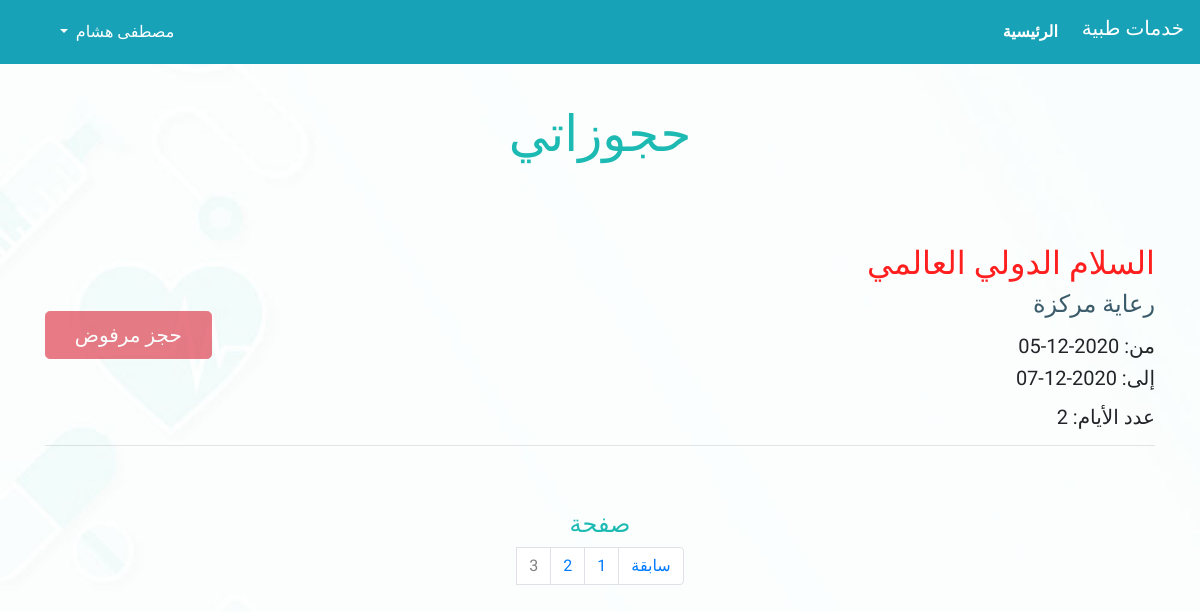
Page /accounts/user_orders/14 (signed in) on the committed database.
### services/models.py (models this page shows, shortened)
class CustomUser(AbstractBaseUser):
    name             = models.CharField(max_length=50, unique=True, error_messages={'unique': 'اسم مكرر'}, validators=[MinLengthValidator(5, message='يجب أن يكون الاسم مُكون من خمسة أحرف على الأقل'), alphaField])
    address_gov      = models.CharField(max_length=20, choices=Governorates)
    address_street   = models.CharField(max_length = 150, validators=[MinLengthValidator(5, message='يجب أن يكون العنوان مُكون من خمسة أحرف على الأقل')])
    email            = models.CharField(verbose_name='email address', unique=True, error_messages={'unique': 'بريد إليكتروني مكرر'}, max_length=254, validators=[emailField])
    username         = models.CharField(max_length=20, unique=True, error_messages={'unique': 'اسم مستخدم مكرر'}, validators=[MinLengthValidator(6, message='يجب أن يكون اسم المستحدم مُكون من ستة أحرف على الأقل'), usernameField])
    is_center        = models.BooleanField(default=False)
    is_admin         = models.BooleanField(default=False)
    is_staff         = models.BooleanField(default=False)
    is_active        = models.BooleanField(default=True)
    is_superuser     = models.BooleanField(default=False)
    date_joined      = models.DateTimeField(default=timezone.now)
    services         = models.ManyToManyField(service, blank=True)
    USERNAME_FIELD = 'username'
    REQUIRED_FIELDS = ['email']
    objects = CustomUserManager()
    def user_is_center(self):
        return self.is_center

class reservation(models.Model):
    center          = models.ForeignKey(CustomUser, on_delete = models.CASCADE, related_name = 'center')
    user            = models.ForeignKey(CustomUser, on_delete = models.CASCADE, related_name = 'client')
    userPhones      = models.CharField(max_length=15, validators=[MinLengthValidator(9, message='ادخل رقم هاتف مكون من تسعة أرقام على الأقل'), numerical_field])
    service         = models.CharField(max_length=20)
    checkIn         = models.DateField()
    checkOut        = models.DateField()
    is_confirmed    = models.BooleanField(default=False)
    is_served       = models.BooleanField(default=False)
    is_declined     = models.BooleanField(default=False)
    def numberOfDays(self):
        return (self.checkOut - self.checkIn).days

### accounts/views.py (the view)
# urls.py: path('user_orders/<int:page_number>', views.user_orders, name = 'user_orders'),
def user_orders(request, page_number):
    if  not request.user.is_authenticated or request.user.user_is_center():
        context = {
        'gov_list' : Governorates,
        'serv_list': services_list,
        }
        return render(request, 'main.html', context)
    person                = request.user
    user_reservations     = reservation.objects.filter(user = person)
    user_reservations     = reservation.objects.filter(user = person).order_by('-checkOut')
    paginator             = Paginator(user_reservations, 5)
    page                  = page_number
    try:
        reservations = paginator.page(page)
    except PageNotAnInteger:
        reservations = paginator.page(1)
    except EmptyPage:
        reservations = paginator.page(paginator.num_pages)
    context = {
        'title'         : 'حجوزاتي',
        'reservations'  : reservations,
    }
    return render(request, 'accounts/my_orders.html', context)

### accounts/templates/accounts/my_orders.html (shortened to what this page needs)
{% extends 'main.html' %}
{% block content %}
<br /><br />
<h2 align = "center" id="title">حجوزاتي</h2><br /><br /><br />
<div class="container">
{% for order in reservations %}
{% if not order.is_served and not order.is_confirmed and not order.is_declined and not order.reservationNotAnswered %}
<form name = "view_order" action="{% url 'accounts:review_order' %}" method = "POST">
        {% csrf_token %}
        <input name="order_id" type="hidden" value="{{ order.id }}"/>
        <input name="service" type="hidden" value="{{ order.service }}"/>
        <button type="submit" class="btn btn-info btn-lg fa-pull-left" id="viewbtn">تعديل الحجز</button>
</form>
{% elif order.is_declined %}
<button type="submit" class="btn btn-danger btn-lg fa-pull-left" id="viewbtn" disabled = "disabled">حجز مرفوض</button>
{% elif order.is_served %}
<button type="submit" class="btn btn-info btn-lg fa-pull-left" id="viewbtn" disabled = "disabled">حجز مُنجز</button>
{% elif order.reservationNotAnswered %}
<button type="submit" class="btn btn-warning btn-lg fa-pull-left" id="viewbtn" disabled = "disabled">حجز فائت</button>
{% elif order.is_confirmed and not order.is_served %}
<button type="submit" class="btn btn-success btn-lg fa-pull-left" id="viewbtn" disabled = "disabled">حجز جاري</button>
{% endif %}
<h2 id="user-name" style="color: rgb(331, 31, 31);">{{ order.center.name }}</h2>
<h4 id="user-phone" style="color : rgb(60, 92, 107); margin-bottom: 15px;">{{ order.service }}</h4>
<h5 id="checkIn">من: {{ order.checkIn|date:'Y-m-d' }}</h5>
<h5 id="checkOut" style="margin-bottom: 15px;">إلى: {{ order.checkOut|date:'Y-m-d' }}</h5>
<h5 id="checkOut">عدد الأيام: {{ order.numberOfDays}}</h5>
<hr>
{% endfor %}
</div>
<br/><br/>
  <div class="container" style="text-align :center; color :  #1cbab2;"><h4>صفحة</h4></div>
  <nav aria-label="Page navigation example">
  <ul class="pagination justify-content-center">
    {% if reservations.has_previous %}
    <li class="page-item">
      <a class="page-link" href="{% url 'accounts:user_orders' reservations.previous_page_number %}?service_name={{ service }}" tabindex="-1">سابقة</a>
    </li>
    {% else %}
    <li class="page-item disabled"></li>
    {% endif %}
    {% for i in reservations.paginator.page_range %}
    {% if reservations.number == i %}
    <li class="page-item page-link disabled" style="color : grey;">{{ i }}</li>
    {% else %}
    <li class="page-item"><a class="page-link" href="{% url 'accounts:user_orders' i %}?service_name={{ service }}">{{ i }}</a></li>
    {% endif %}
    {% endfor %}
  </ul>
</nav>
{% endblock %}

### templates/navbar.html (shortened to what this page needs)
<nav class="navbar fixed-top navbar-expand-lg navbar-light bg-info">
  <h3 class="navbar-brand " style="color:White;" >خدمات طبية</h3>
  <div class="collapse navbar-collapse" id="navbarSupportedContent">
    <ul class="navbar-nav mr-auto">
      <li class="nav-item active">
        <strong><a class="nav-link" style="color:White;" href="{% url 'index' %}">الرئيسية<span class="sr-only">(current)</span></a></strong>
      </li>
    </ul>
    {% if not user.is_authenticated %}
    <div class="nav-item dropdown">
      <a class="nav-link dropdown-toggle" href="#" id="navbarDropdown" role="button" data-toggle="dropdown" aria-haspopup="true" aria-expanded="false" style="float:right;color:white">
          دخول
        </a>
        <div class="dropdown-menu" aria-labelledby="navbarDropdown">
          <a class="dropdown-item" href="{% url 'login' %}">دخول</a>
          <div class="dropdown-divider"></div>
          <a class="dropdown-item" href="{% url 'register_user' %}">مستخدم جديد</a>
          <a class="dropdown-item" href="{% url 'register_center' %}">منشأة طبية جديدة</a>
        </div>
    </div>
    {% else %}
        <div class="nav-item dropdown">
      <a class="nav-link dropdown-toggle" href="#" id="navbarDropdown" role="button" data-toggle="dropdown" aria-haspopup="true" aria-expanded="false" style="float:right;color:white">
          {{ user.name }}
        </a>
    </div>
    {% endif %}
  </div>
</nav>

### static/css/styles.css (style rules this page uses)
* { margin: 0; padding: 0; outline: none; box-sizing: border-box; font-family: 'Comfortaa', cursive; }
#title { font-family: 'Markazi Text', serif; color : #1cbab2; font-size : 50px; }
.container #viewbtn { margin-top: 6%; margin-right: 2px; width: 15%; }

### rows in the picture
CustomUser: name "مصطفى هشام"
reservation: is_served "حجز مرفوض", center.name "السلام الدولي العالمي", service "رعاية مركزة", checkIn "2020-12-05", checkOut "2020-12-07", numberOfDays "2"

### other values in the picture
{{ i }} "1" "2"
{{ i }} "3"
